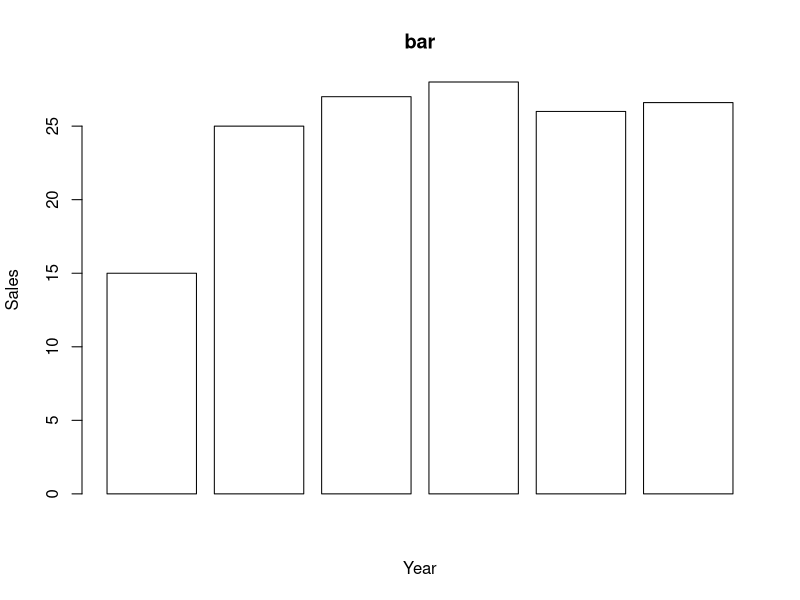

This figure's R source:
c1=1995:2000 #vector of years
c2=c(15,25,27,28,26,26.6) #vector of sales
sales.year=data.frame(year=c1,sales=c2)
sales.year#print the table
attach(sales.year)
barplot(sales,xlab = "Year",ylab = "Sales",main="bar",col="white")
